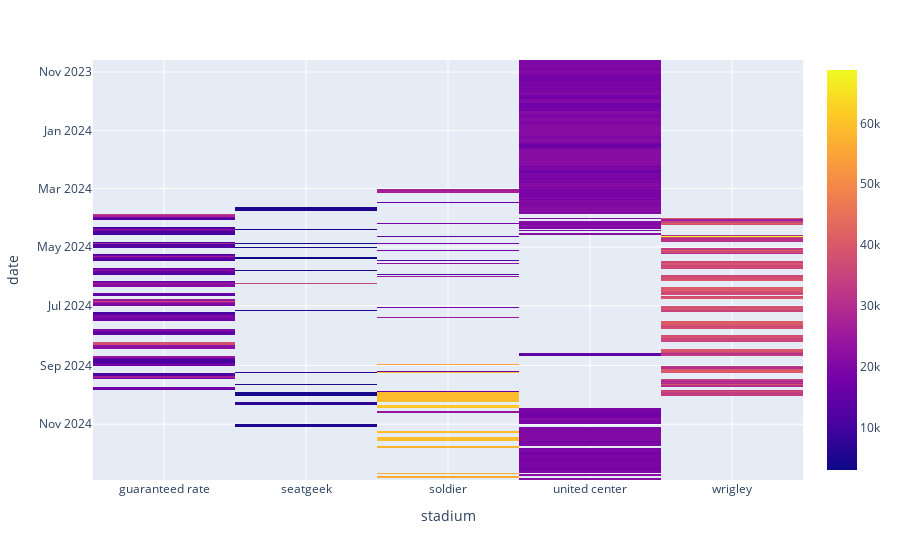

Source (notebook cell):
### Code cell
plot_data = attend.groupby(['date','stadium'],as_index=False)['attendance'].sum().pivot(index='date', columns='stadium', values='attendance')
px.imshow(plot_data)

### Figure 1 — Plotly figure (JSON) as saved in the notebook; plotly's stock layout.template omitted (floating-point values rounded to 4 significant figures; data arrays with more than 128 entries replaced by an {"elided": "..."} marker saying what was removed)
{"data": [{"coloraxis": "coloraxis", "hovertemplate": "stadium: %{x}<br>date: %{y}<br>color: %{z}<extra></extra>", "name": "0", "type": "heatmap", "x": ["guaranteed rate", "seatgeek", "soldier", "united center", "wrigley"], "xaxis": "x", "y": {"elided": "267 str values"}, "yaxis": "y", "z": {"elided": "267x5 int values"}}], "layout": {"coloraxis": {"colorscale": [[0, "#0d0887"], [0.1111, "#46039f"], [0.2222, "#7201a8"], [0.3333, "#9c179e"], [0.4444, "#bd3786"], [0.5556, "#d8576b"], [0.6667, "#ed7953"], [0.7778, "#fb9f3a"], [0.8889, "#fdca26"], [1, "#f0f921"]]}, "margin": {"t": 60}, "xaxis": {"anchor": "y", "constrain": "domain", "domain": [0, 1], "scaleanchor": "y", "title": {"text": "stadium"}}, "yaxis": {"anchor": "x", "autorange": "reversed", "constrain": "domain", "domain": [0, 1], "title": {"text": "date"}}}}
